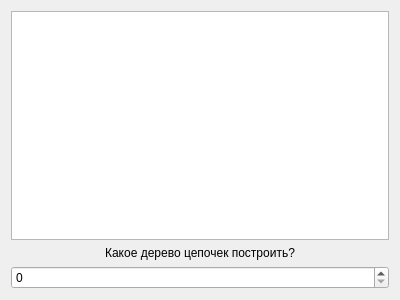
<?xml version="1.0" encoding="UTF-8"?>
<ui version="4.0">
 <class>Form</class>
 <widget class="QWidget" name="Form">
  <property name="geometry">
   <rect>
    <x>0</x>
    <y>0</y>
    <width>400</width>
    <height>300</height>
   </rect>
  </property>
  <property name="windowTitle">
   <string>Построеные цепочки</string>
  </property>
  <layout class="QVBoxLayout" name="verticalLayout">
   <item>
    <widget class="QTextEdit" name="textEdit"/>
   </item>
   <item>
    <widget class="QLabel" name="label">
     <property name="text">
      <string>Какое дерево цепочек построить?</string>
     </property>
     <property name="alignment">
      <set>Qt::AlignCenter</set>
     </property>
    </widget>
   </item>
   <item>
    <widget class="QSpinBox" name="spinBox"/>
   </item>
  </layout>
 </widget>
 <resources/>
 <connections/>
</ui>
